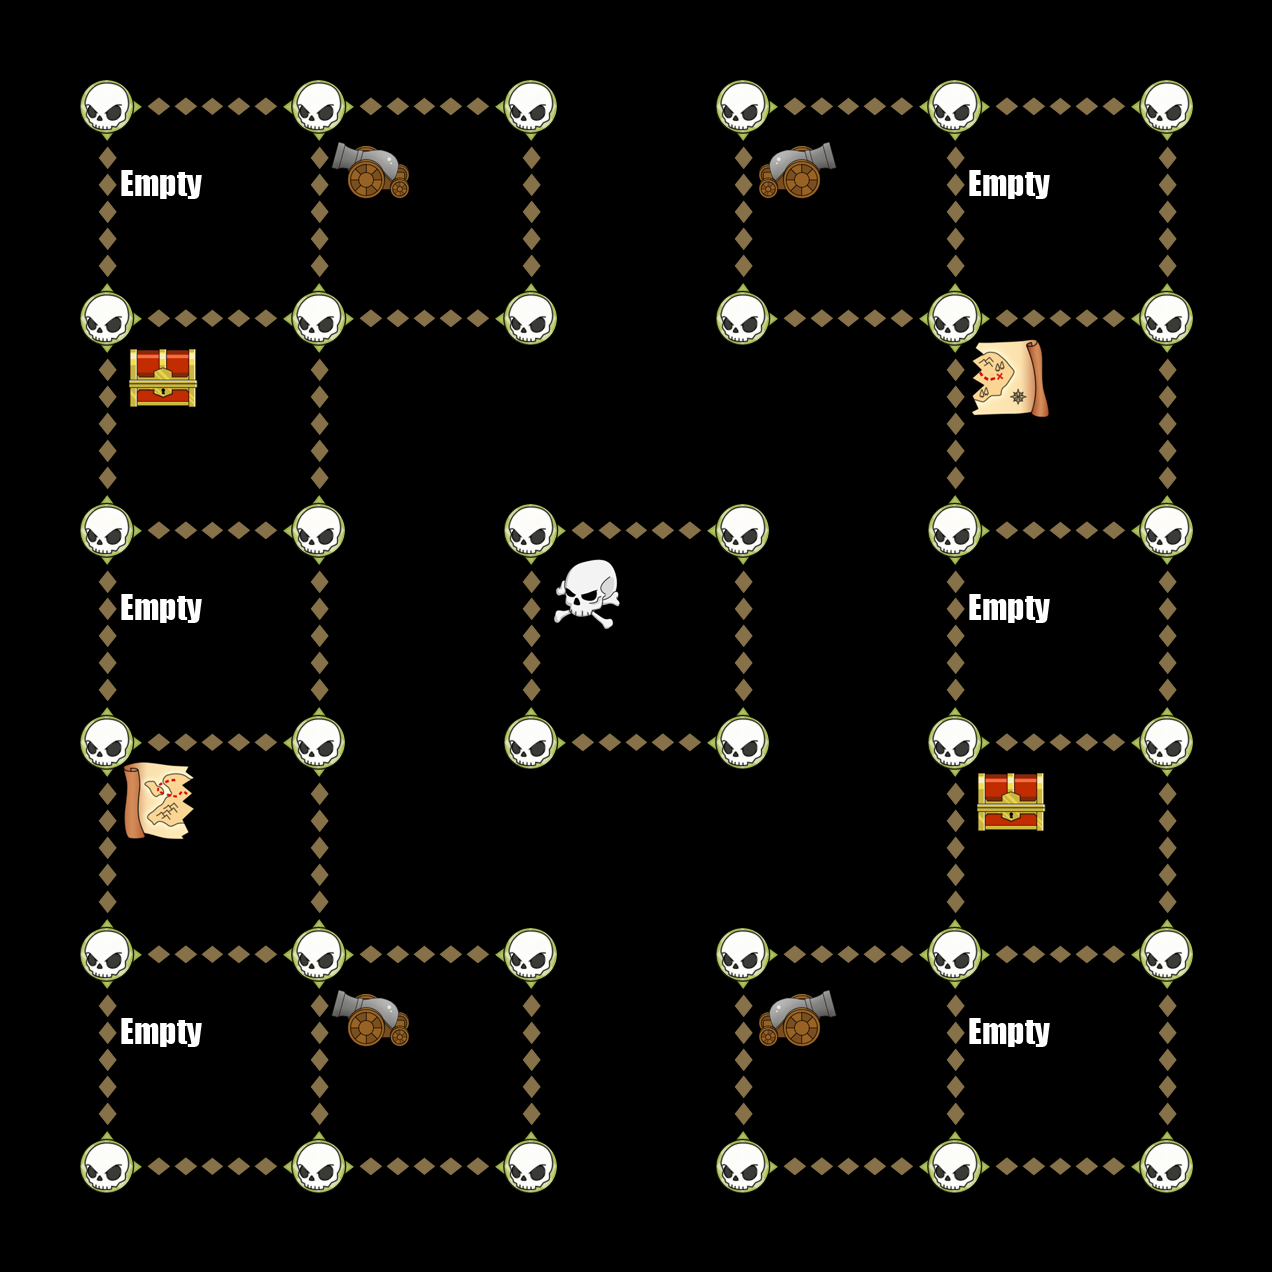

Rendered tile map (Tiled .tmx) drawn with the repository's tilesets; below, a short description and the map source with its tile grids summarised:
An orthogonal 6x6 tile map with 212x212 px tiles, 6 tile layers (Down, Up, Left, Right, ...).

<map version="1.0" orientation="orthogonal" width="6" height="6" tilewidth="212" tileheight="212">
 <tileset firstgid="1" name="TileGraphic_Final-ipadhd" tilewidth="212" tileheight="212">
  <image source="TileGraphic_Final-ipadhd.png" width="636" height="1060" />
  <tile id="0">
   <properties>
    <property name="LineFilled" value="True" />
   </properties>
  </tile>
  <tile id="2">
   <properties>
    <property name="Item" value="TreasureBox" />
   </properties>
  </tile>
  <tile id="4">
   <properties>
    <property name="RowFilled" value="True" />
   </properties>
  </tile>
  <tile id="6">
   <properties>
    <property name="Item" value="CannonLeft" />
   </properties>
  </tile>
  <tile id="7">
   <properties>
    <property name="Item" value="ShipRight" />
   </properties>
  </tile>
  <tile id="8">
   <properties>
    <property name="Item" value="MapOne" />
   </properties>
  </tile>
  <tile id="9">
   <properties>
    <property name="Item" value="CannonRight" />
   </properties>
  </tile>
  <tile id="10">
   <properties>
    <property name="Item" value="ShipLeft" />
   </properties>
  </tile>
  <tile id="11">
   <properties>
    <property name="Item" value="MapTwo" />
   </properties>
  </tile>
  <tile id="12">
   <properties>
    <property name="Item" value="Empty" />
   </properties>
  </tile>
  <tile id="13">
   <properties>
    <property name="Item" value="Skull" />
   </properties>
  </tile>
  <tile id="14">
   <properties>
    <property name="Item" value="Fog" />
   </properties>
  </tile>
 </tileset>
 <layer name="Down" width="6" height="6">
  <data>[36 cells, 26 non-empty, 1 distinct tile ids]</data>
 </layer>
 <layer name="Up" width="6" height="6">
  <data>[36 cells, 26 non-empty, 1 distinct tile ids]</data>
 </layer>
 <layer name="Left" width="6" height="6">
  <data>[36 cells, 22 non-empty, 1 distinct tile ids]</data>
 </layer>
 <layer name="Right" width="6" height="6">
  <data>[36 cells, 22 non-empty, 1 distinct tile ids]</data>
 </layer>
 <layer name="Dots" width="6" height="6">
  <data>[36 cells, 36 non-empty, 1 distinct tile ids]</data>
 </layer>
 <layer name="Items" width="6" height="6">
  <data>[36 cells, 15 non-empty, 7 distinct tile ids]</data>
 </layer>
</map>
